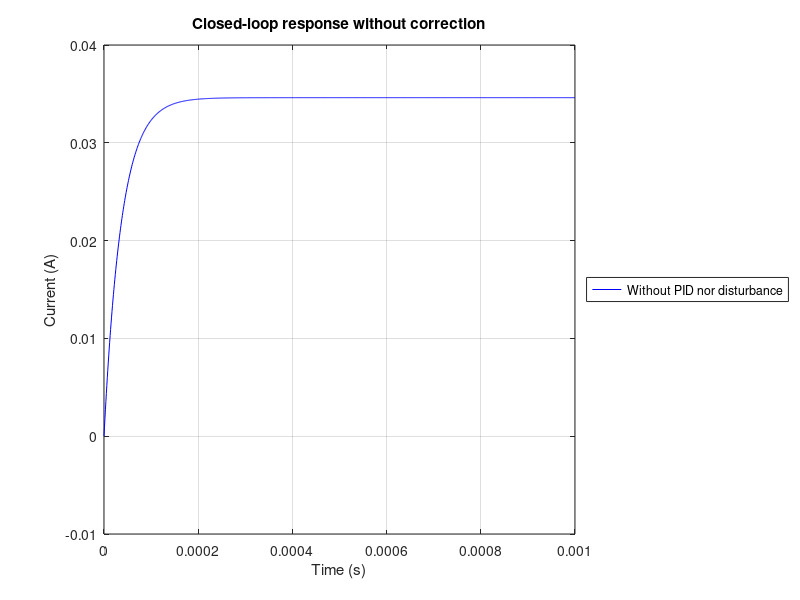
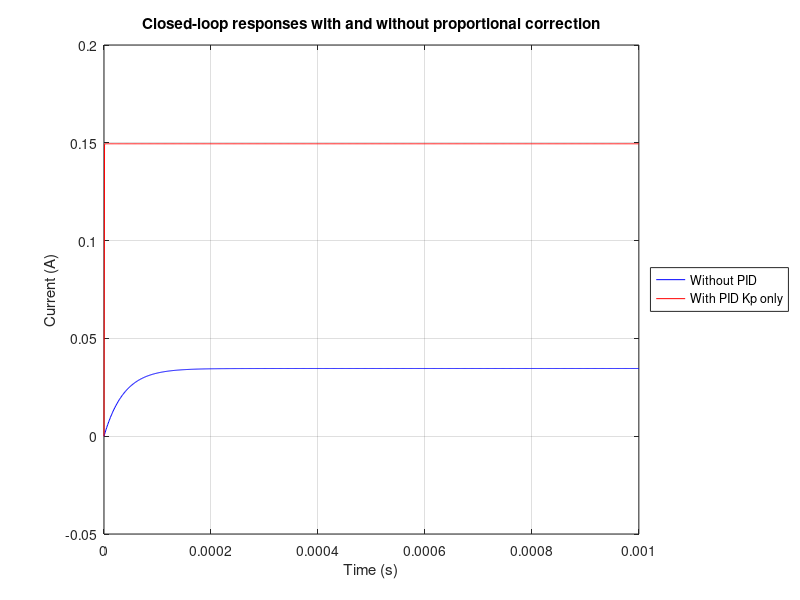
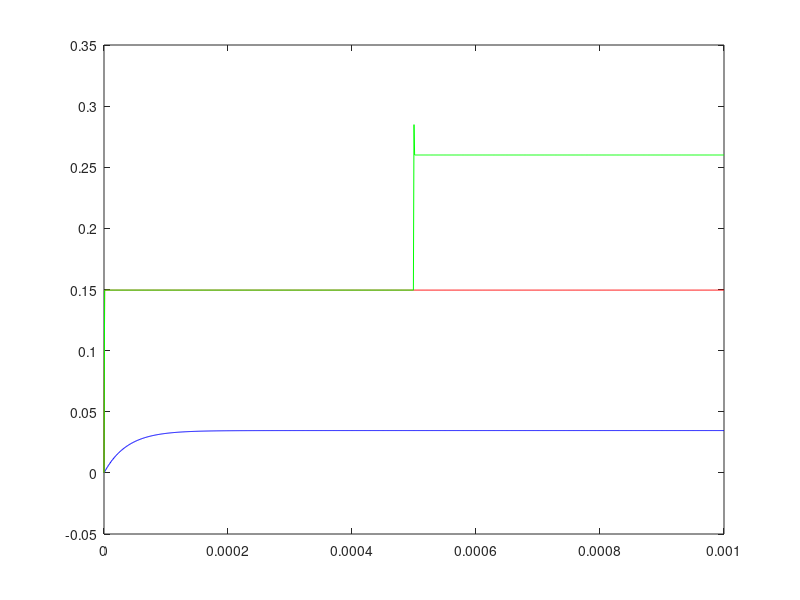

MATLAB code to generate these figures, in order: (Note: this script raises an error after producing the figures.)

  clear all %clears variables
  clc %clears console


  pkg load control %load the package to use control functions (eg tf)
  %constant values
  Rmotor = 3.8 %motor resistance
  k = 4.5e-3%motor constant
  Rcap = 10 %resistance used to convert Iout to a voltage to process
  f=6.86e-7 %friction coeff
  L = 1.6e-3 %internal inductance of the motor
  Ufreeload = 1.5 %input voltage = Iout/Rcap when no load is applied to the motor
  Ublocked = 2.6 %input voltage when the motor is blocked (no rotation but torque)


  %transfer function num and denum
  num = [0.03]
  denum = [4.8e-5 1]
  %% Time vector — column for lsim compatibility (the ')
  t = (0:1e-6:0.001)';  % 100 µs step, fine enough for tau = 48 µs --> simulation time
  inputRef  = Ufreeload*ones(length(t), 1); %input step = 1*max


  %transfer function creation (U=5V)
  Hp = tf(num, denum)
  %resistance TF
  Hcap = tf(Rcap, 1); %[Rcap] also works, but better to define it as a TF


  %closed loop without PID
  CLnoPID = feedback(Hp, Hcap)
  outputNoPIDNoDisturb = lsim(CLnoPID, inputRef, t);
  %{
  figure(1); step(CLnoPID); hold on;
  title('Closed-loop response without PID');
  %}


  figure(1); clf;
  plot(t, outputNoPIDNoDisturb,'b');  hold on;
  grid on;
  xlabel('Time (s)'); ylabel('Current (A)');
  title('Closed-loop response without correction');
  legend('Without PID nor disturbance','Location', 'eastoutside');


  %Very quick profile --> electrical only (since we don't have J)
  %very low current : Hcap creates a very strong feedback compared to the command voltage



  %PID creation
  Kp = 1000%proportional coeff --> we want I=U*Hc*Hp=0.15 at tf --> Hc*Hp =0.15/5=0.03
  Ki = 0%integration coeff
  Kd = 0%derivative coeff
  %only a big proportional (line) gain is useful here (1st order : no peak to moderate) --> won't be the case when we will introduce distrurbances
  %a big Ki also do the trick, but we have a peak over the command for Ki = 50000


  Hc = pid(Kp, Ki, Kd)
  ClwithPIDNoDisturb = feedback(Hp*Hc, Hcap)
  outputWithPIDNoDisturb = lsim(ClwithPIDNoDisturb, inputRef, t);

  %{
  step(ClwithPID, 'Color', 'r'); hold on;
  legend('Without PID', 'With PID, Kp only');


  figure(2); step(ClwithPID); grid on;
  title('Closed-loop response with PID Kp only');
  %}

  figure(2); %clf;
  plot(t, outputNoPIDNoDisturb, 'b');  hold on;
  plot(t, outputWithPIDNoDisturb, 'r');
  grid on;
  xlabel('Time (s)'); ylabel('Current (A)');
  title('Closed-loop responses with and without proportional correction');
  legend('Without PID', 'With PID Kp only', 'Location', 'eastoutside');


  %we now add a perturbation
  Cblocked = 1.2e-3 %torque delivered by the motor when blocked : resistant torque
  Iblocked = Cblocked/k
  delayBlocked = 0.0005 %0.5 ms after launch, motor blocked
  Ublocked = 2.6 %input command voltage when omega is null --> = 0.26 A * 10 ohms
  inputRef(t >= delayBlocked) = Ublocked; %if condition respected corresponding index = UcommandWhenBlocked


  % Simulate the disturbance as a delayed step
  disturbance = zeros(length(t), 1); %vector of size t and value 0, must be vertical
  disturbance(t >= delayBlocked) = Iblocked; %if condition respected corresponding index = Iblocked


  %creating disturbance current transfer function (TF) --> feedback loop --> see schematics
  Hdisturb = feedback(tf(1,[1]), Hp*Hc*Hcap) %can't do feedback without 2 FTs--> the first one is just 1 though


  %outputs generation
  %recalculation of output with change in command --> inputRef changed
  outputWithPIDDisturbCommand = lsim(ClwithPIDNoDisturb, inputRef, t);
  disturbToAdd = lsim(Hdisturb, disturbance, t) %disturbance to add to the output before FB

  ClwithPIDAndPerturbation = outputWithPIDDisturbCommand+disturbToAdd; %we add the both of them to get the response

  %{
  figure(1), plot(t, ClwithPIDAndPerturbation, 'g'); grid on; hold on;
  legend('Without PID', 'With PID, Kp only','With PID and perturbation, Kp only');
  %}



  figure(3); clf;
  plot(t, outputNoPIDNoDisturb, 'b');  hold on;
  plot(t, outputWithPIDNoDisturb, 'r');
  plot(t, ClwithPIDAndPerturbation,'g');
  xline(delayBlocked, ':k', 'Disturbance on');
  grid on;
  xlabel('Time (s)'); ylabel('Current (A)');
  title('Closed-loop responses');
  legend('Without PID', 'With PID Kp only', 'With PID + perturbation', 'Location', 'eastoutside');



% we have a current peak superior to the one mentionned in the datasheet (albeit a small one) : need to change PID params

 Kp=1000 %no need to change --> good steady state value
 Ki=0 %we guess that the resistance torque is constant : no perturbation variation
 Kd=0.08 %Kd reduces the current peak, but a too large value can reduce precision at steady state


 Hc = pid(Kp, Ki, Kd)
 ClwithPID = feedback(Hp*Hc, Hcap)
 outputWithNewPIDDisturbCommand = lsim(ClwithPID, inputRef, t);


 disturbance = zeros(length(t), 1); %vector of size t and value 0, must be vertical
 disturbance(t >= delayBlocked) = Iblocked; %if condition respected corresponding index = Iblocked

 Hdisturb = feedback(tf(1,[1]), Hp*Hc*Hcap) %can't do feedback without 2 FTs--> the first one is just 1 though


 disturbToAdd = lsim(Hdisturb, disturbance, t) %disturbance to add to the output before FB

 ClwithNewPIDAndPerturbation = outputWithNewPIDDisturbCommand+disturbToAdd;

 figure(4); clf;
  plot(t, outputNoPIDNoDisturb, 'b');  hold on;
  plot(t, outputWithPIDNoDisturb, 'r');
  plot(t, ClwithPIDAndPerturbation,'g');
  plot(t, ClwithNewPIDAndPerturbation,'y');
  xline(delayBlocked, ':k', 'Disturbance on');
  grid on;
  xlabel('Time (s)'); ylabel('Current (A)');
  title('Closed-loop responses');
  legend('Without PID', 'With PID', 'With former PID + perturbation', 'With new PID + perturbation', 'Location', 'eastoutside');

  %to focus on the current peak
  figure(5); clf;
  plot(t, ClwithPIDAndPerturbation,    'g'); hold on;
  plot(t, ClwithNewPIDAndPerturbation, 'y');
  xline(delayBlocked, ':k', 'Disturbance on');
  grid on;
  xlabel('Time (s)'); ylabel('Current (A)');
  title('Peak zoom — disturbance response');
  legend('Former PID + perturbation', 'New PID + perturbation');

  % Zoom window: centered on delayBlocked, ±10% of total time on x
  % y range: just above 0.26A to capture the peak
  xlim([delayBlocked - 0.01e-3   delayBlocked + 0.01e-3]);
  ylim([0.15   0.30]);   % adjust upper bound if peak exceeds 0.30A


 %we create a model with perturbation and without correction to see the effect on the PID


 disturbance = zeros(length(t), 1); %vector of size t and value 0, must be vertical
 disturbance(t >= delayBlocked) = Iblocked; %if condition respected corresponding index = Iblocked

 Hdisturb = feedback(tf(1,[1]), Hp*Hcap) %can't do feedback without 2 FTs--> the first one is just 1 though

 outputNoPIDWithDisturb = lsim(CLnoPID, inputRef, t);
 disturbToAdd = lsim(Hdisturb, disturbance, t) %disturbance to add to the output before FB

 ClnoPIDAndPerturbation = outputNoPIDWithDisturb+disturbToAdd;

 figure(6); clf;
  plot(t, outputNoPIDNoDisturb, 'b');  hold on;
  plot(t, outputWithPIDNoDisturb, 'r');
  plot(t, ClwithPIDAndPerturbation,'g');
  plot(t, ClwithNewPIDAndPerturbation,'y');
  plot(t, ClnoPIDAndPerturbation,'m'); %color magenta
  xline(delayBlocked, ':k', 'Disturbance on');
  grid on;
  xlabel('Time (s)'); ylabel('Current (A)');
  title('Closed-loop responses');
  legend('Without PID', 'With PID', 'With former PID + perturbation', 'With new PID + perturbation' , 'With perturbation and no PID','Location', 'eastoutside');
